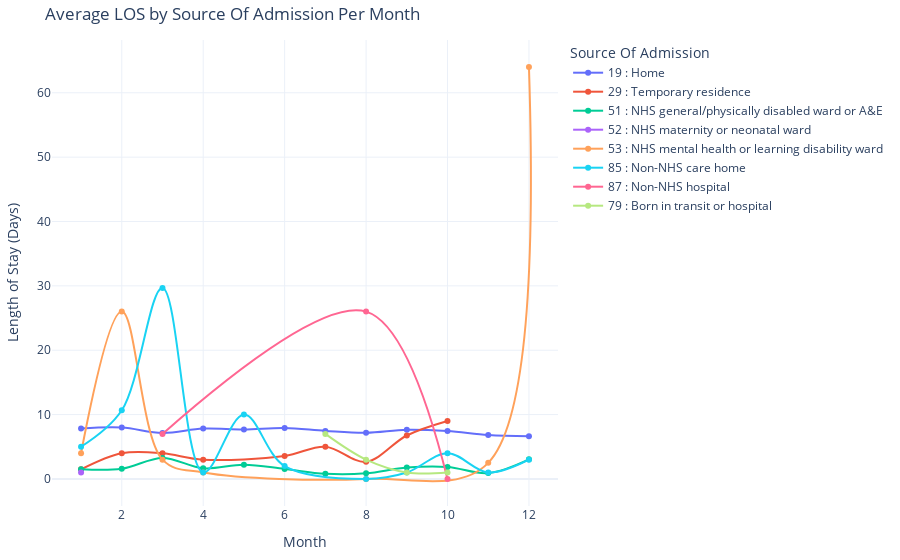

The code cell stored with this chart in its notebook:
### Code cell
import plotly.graph_objects as go

methods = monthly_avg_sourceAdmission['SourceOfAdmission'].unique()

# Create a trace for each method
traces = [
    go.Scatter(
        x=monthly_avg_sourceAdmission[monthly_avg_sourceAdmission['SourceOfAdmission'] == method]['month'],
        y=monthly_avg_sourceAdmission[monthly_avg_sourceAdmission['SourceOfAdmission'] == method]['Los'],
        mode='lines+markers',
        name=str(str(method) + " : " + source_admission[str(method)]),
        line=go.scatter.Line(shape='spline')
    )
    for method in methods
]

# Assemble the figure
fig = go.Figure(data=traces)
fig.update_layout(
    title='Average LOS by Source Of Admission Per Month',
    xaxis_title='Month',
    yaxis_title='Length of Stay (Days)',
    template='plotly_white',
    legend_title='Source Of Admission',
    margin=dict(l=40, r=20, t=40, b=40)
)

fig.show()

### Figure 1 — Plotly figure (JSON) as saved in the notebook; plotly's stock layout.template omitted (floating-point values rounded to 4 significant figures)
{"data": [{"line": {"shape": "spline"}, "mode": "lines+markers", "name": "19 : Home", "type": "scatter", "x": [1, 2, 3, 4, 5, 6, 7, 8, 9, 10, 11, 12], "y": [7.843, 7.988, 7.148, 7.828, 7.694, 7.919, 7.467, 7.179, 7.645, 7.442, 6.828, 6.651]}, {"line": {"shape": "spline"}, "mode": "lines+markers", "name": "29 : Temporary residence", "type": "scatter", "x": [1, 2, 3, 4, 6, 7, 8, 9, 10], "y": [1.5, 4.0, 4.0, 3.0, 3.571, 5.0, 2.667, 6.75, 9.0]}, {"line": {"shape": "spline"}, "mode": "lines+markers", "name": "51 : NHS general/physically disabled ward or A&E", "type": "scatter", "x": [1, 2, 3, 4, 5, 6, 7, 8, 9, 10, 11, 12], "y": [1.52, 1.598, 3.268, 1.66, 2.22, 1.552, 0.7957, 0.8678, 1.772, 1.863, 0.9074, 3.045]}, {"line": {"shape": "spline"}, "mode": "lines+markers", "name": "52 : NHS maternity or neonatal ward", "type": "scatter", "x": [1], "y": [1.0]}, {"line": {"shape": "spline"}, "mode": "lines+markers", "name": "53 : NHS mental health or learning disability ward", "type": "scatter", "x": [1, 2, 3, 4, 8, 11, 12], "y": [4.0, 26.0, 3.0, 1.0, 0.0, 2.5, 64.0]}, {"line": {"shape": "spline"}, "mode": "lines+markers", "name": "85 : Non-NHS care home", "type": "scatter", "x": [1, 2, 3, 4, 5, 6, 8, 9, 10, 11, 12], "y": [5.0, 10.67, 29.67, 1.0, 10.0, 2.0, 0.0, 1.0, 4.0, 1.0, 3.0]}, {"line": {"shape": "spline"}, "mode": "lines+markers", "name": "87 : Non-NHS hospital", "type": "scatter", "x": [3, 8, 10], "y": [7.0, 26.0, 0.0]}, {"line": {"shape": "spline"}, "mode": "lines+markers", "name": "79 : Born in transit or hospital", "type": "scatter", "x": [7, 8, 9, 10], "y": [7.0, 3.0, 1.0, 1.0]}], "layout": {"legend": {"title": {"text": "Source Of Admission"}}, "margin": {"b": 40, "l": 40, "r": 20, "t": 40}, "title": {"text": "Average LOS by Source Of Admission Per Month"}, "xaxis": {"title": {"text": "Month"}}, "yaxis": {"title": {"text": "Length of Stay (Days)"}}}}
